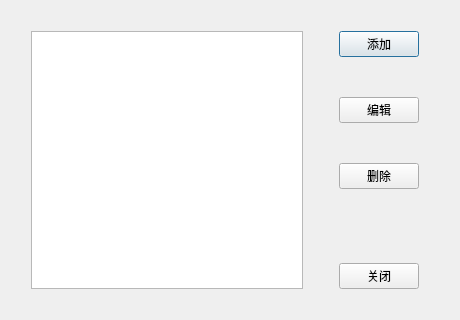
<?xml version="1.0" encoding="UTF-8"?>
<ui version="4.0">
 <class>Dialog</class>
 <widget class="QDialog" name="Dialog">
  <property name="geometry">
   <rect>
    <x>0</x>
    <y>0</y>
    <width>460</width>
    <height>320</height>
   </rect>
  </property>
  <property name="minimumSize">
   <size>
    <width>460</width>
    <height>320</height>
   </size>
  </property>
  <property name="maximumSize">
   <size>
    <width>460</width>
    <height>320</height>
   </size>
  </property>
  <property name="windowTitle">
   <string>Dialog</string>
  </property>
  <layout class="QHBoxLayout" name="horizontalLayout">
   <item>
    <layout class="QVBoxLayout" name="listViewVL">
     <property name="leftMargin">
      <number>20</number>
     </property>
     <property name="topMargin">
      <number>20</number>
     </property>
     <property name="bottomMargin">
      <number>20</number>
     </property>
     <item>
      <widget class="QListView" name="listView"/>
     </item>
    </layout>
   </item>
   <item>
    <layout class="QVBoxLayout" name="buttonLV">
     <property name="spacing">
      <number>40</number>
     </property>
     <property name="leftMargin">
      <number>30</number>
     </property>
     <property name="topMargin">
      <number>20</number>
     </property>
     <property name="rightMargin">
      <number>30</number>
     </property>
     <item>
      <widget class="QPushButton" name="addBtn">
       <property name="text">
        <string>添加</string>
       </property>
      </widget>
     </item>
     <item>
      <widget class="QPushButton" name="editBtn">
       <property name="text">
        <string>编辑</string>
       </property>
      </widget>
     </item>
     <item>
      <widget class="QPushButton" name="removeBtn">
       <property name="text">
        <string>删除</string>
       </property>
      </widget>
     </item>
     <item>
      <spacer name="verticalSpacer">
       <property name="orientation">
        <enum>Qt::Orientation::Vertical</enum>
       </property>
       <property name="sizeHint" stdset="0">
        <size>
         <width>20</width>
         <height>40</height>
        </size>
       </property>
      </spacer>
     </item>
     <item>
      <layout class="QHBoxLayout" name="closeBtnVL">
       <property name="bottomMargin">
        <number>20</number>
       </property>
       <item>
        <widget class="QPushButton" name="closeBtn">
         <property name="text">
          <string>关闭</string>
         </property>
        </widget>
       </item>
      </layout>
     </item>
    </layout>
   </item>
  </layout>
 </widget>
 <resources/>
 <connections/>
</ui>
